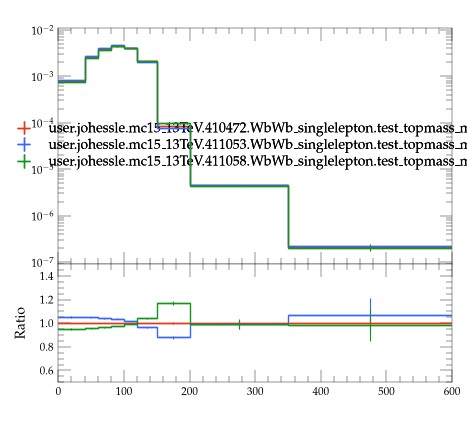

This chart was generated by the following Python code:
#! /usr/bin/env python3

# This Python script was auto-generated using YODA v2.1.2.
# Analysis object: /WbWb_singlelepton/mblmin
# Timestamp: 07-08-2026 (09:26:45)

import matplotlib as mpl
import matplotlib.pyplot as plt
mpl.use('Agg') # comment out for interactive use
import os
import numpy as np
from numpy import nan, inf

plotDir = os.path.split(os.path.realpath(__file__))[0]
if 'YODA_USER_PLOT_PATH' in globals():
    plot_outdir = globals()['YODA_USER_PLOT_PATH']
else:
    plot_outdir = plotDir

#plot style
plt.style.use(os.path.join(plotDir, '../default.mplstyle'))
# plot metadata
figW, figH = plt.rcParams['figure.figsize']
ax_xLabel = ''
ax_yLabel = ''
ax_title  = ''
ax_xScale = 'linear'
ax_yScale = 'log'
xLims = (0.0, 600.0)
yLims = (9e-08, 0.011000000000000001)

# TeX-friendly labels for the legend
labels = {
  'legend' : ([ r"user.johessle.mc15\_13TeV.410472.WbWb\_singlelepton.test\_topmass\_mppui", r"user.johessle.mc15\_13TeV.411053.WbWb\_singlelepton.test\_topmass\_mppui", r"user.johessle.mc15\_13TeV.411058.WbWb\_singlelepton.test\_topmass\_mppui" ], r""),
}

# Adjust canvas width and height
canvasW = 10.0
canvasH = 9.0
figW *= canvasW/10.
figH *= canvasH/9.

# Create figure and axis objects
fig, (ax, ratio0_ax) = plt.subplots(2, 1, sharex=True,
                  figsize=(figW,figH), gridspec_kw={'height_ratios': (6.0, 3.0)})

# Set figure margins
plt.subplots_adjust(
    left   = 1.0 * plt.rcParams['figure.subplot.left'],
    right  = 1.0 * plt.rcParams['figure.subplot.right'],
    top    = 1.0 * plt.rcParams['figure.subplot.top'],
    bottom = 1.0 * plt.rcParams['figure.subplot.bottom'])

ratio0_ax.yaxis.set_major_locator(mpl.ticker.MultipleLocator(0.2))
ratio0_ax.set_ylim(0.5, 1.4999)
ratio0_ax.set_ylabel('Ratio')

# the numerical data is stored in a separate file
dataf = dict()
prefix = os.path.split(__file__)[0]
if prefix:    prefix = prefix + '/'
exec(open(prefix+'mblmin__data.py').read(), dataf)


legend_handles = dict() # keep track of handles for the legend

# style options for curves
# starts at zorder>=5 to draw curve on top of legend
styles = {
  'user.johessle.mc15_13TeV.410472.WbWb_singlelepton.test_topmass_mppui.yoda': {
    'color' : '#EE3311',
    'linestyle' : '-',
    'lineopacity' : 1.0,
    'linewidth' : 1,
    'marker' : 'none',
    'markersize' : 2,
    'capsize' : 0.0,
    'zorder' : 5,
    'histstyle' : 1,
    'drawstyle' : 'steps-pre',
    'xerrorbars' : 1,
    'yerrorbars' : 1,
    'fillcolor' : None,
    'fillopacity' : 1.0,
    'ratio0_linestyle' : '-',
    'ratio0_lineopacity' : 1.0,
    'ratio0_linewidth' : 1,
    'ratio0_marker' : 'none',
    'ratio0_markersize' : 2,
    'ratio0_capsize' : 0.0,
    'ratio0_zorder' : 5,
    'ratio0_histstyle' : 1,
    'ratio0_drawstyle' : 'steps-pre',
    'ratio0_xerrorbars' : 1,
    'ratio0_yerrorbars' : 1,
  },
  'user.johessle.mc15_13TeV.411053.WbWb_singlelepton.test_topmass_mppui.yoda': {
    'color' : '#3366FF',
    'linestyle' : '-',
    'lineopacity' : 1.0,
    'linewidth' : 1,
    'marker' : 'none',
    'markersize' : 2,
    'capsize' : 0.0,
    'zorder' : 6,
    'histstyle' : 1,
    'drawstyle' : 'steps-pre',
    'xerrorbars' : 1,
    'yerrorbars' : 1,
    'fillcolor' : None,
    'fillopacity' : 1.0,
    'ratio0_linestyle' : '-',
    'ratio0_lineopacity' : 1.0,
    'ratio0_linewidth' : 1,
    'ratio0_marker' : 'none',
    'ratio0_markersize' : 2,
    'ratio0_capsize' : 0.0,
    'ratio0_zorder' : 6,
    'ratio0_histstyle' : 1,
    'ratio0_drawstyle' : 'steps-pre',
    'ratio0_xerrorbars' : 1,
    'ratio0_yerrorbars' : 1,
  },
  'user.johessle.mc15_13TeV.411058.WbWb_singlelepton.test_topmass_mppui.yoda': {
    'color' : '#109618',
    'linestyle' : '-',
    'lineopacity' : 1.0,
    'linewidth' : 1,
    'marker' : 'none',
    'markersize' : 2,
    'capsize' : 0.0,
    'zorder' : 7,
    'histstyle' : 1,
    'drawstyle' : 'steps-pre',
    'xerrorbars' : 1,
    'yerrorbars' : 1,
    'fillcolor' : None,
    'fillopacity' : 1.0,
    'ratio0_linestyle' : '-',
    'ratio0_lineopacity' : 1.0,
    'ratio0_linewidth' : 1,
    'ratio0_marker' : 'none',
    'ratio0_markersize' : 2,
    'ratio0_capsize' : 0.0,
    'ratio0_zorder' : 7,
    'ratio0_histstyle' : 1,
    'ratio0_drawstyle' : 'steps-pre',
    'ratio0_xerrorbars' : 1,
    'ratio0_yerrorbars' : 1,
  },
}

# curve from input yoda files in main panel
for label, yvals in dataf['yvals'].items():
    if all(np.isnan(v) for v in dataf['yvals'][label]):
        continue
    tmp = None
    if styles[label]['histstyle']: # draw as histogram
        xpos = dataf['xedges'][label] if styles[label]['drawstyle'] else dataf['xpoints'][label]
        ypos = np.insert(yvals, 0, yvals[0]) if styles[label]['drawstyle'] else yvals
        if styles[label]['fillcolor']: # fill area below curve
            ax.fill_between(xpos, ypos, step='pre',
                            color=styles[label]['fillcolor'],
                            alpha=styles[label]['fillopacity'])
        tmp, = ax.plot(xpos, ypos,
                       color=styles[label]['color'],
                       linestyle=styles[label]['linestyle'],
                       alpha=styles[label]['lineopacity'],
                       linewidth=styles[label]['linewidth'],
                       drawstyle=styles[label]['drawstyle'], solid_joinstyle='miter',
                       zorder=styles[label]['zorder'], label=label)
    tmp = ax.errorbar(dataf['xpoints'][label], yvals,
                      xerr=np.array(dataf['xerrs'][label])*styles[label]['xerrorbars'],
                      yerr=np.array(dataf['yerrs'][label])*styles[label]['yerrorbars'],
                      fmt=styles[label]['marker'], capsize=styles[label]['capsize'],
                      alpha=styles[label]['lineopacity'],
                      markersize=styles[label]['markersize'],
                      ecolor=styles[label]['color'],
                      color=styles[label]['color'], zorder=styles[label]['zorder'])
    tmp[-1][0].set_linestyle(styles[label]['linestyle'])
    tmp[-1][0].set_linewidth(styles[label]['linewidth'])
    if label in dataf['add_legend_handle']:  legend_handles[label] = tmp
    for varLabel in dataf['variation_yvals'].keys():
        if varLabel.startswith(label):
            tmp, = ax.plot(dataf['xedges'][label], dataf['variation_yvals'][varLabel],
                           color=styles[label]['color'],
                           linestyle=styles[label]['linestyle'],
                           linewidth=styles[label]['linewidth'],
                           drawstyle='steps-pre', solid_joinstyle='miter',
                           zorder=styles[label]['zorder'], alpha=0.5)


# plots on ratio panel
# curve from input yoda files in ratio panel
for label, yvals in dataf['ratio0_yvals'].items():
    if all(np.isnan(v) for v in yvals):
        continue
    if styles[label]['ratio0_histstyle']: # plot as histogram
        xpos = dataf['xedges']['user.johessle.mc15_13TeV.410472.WbWb_singlelepton.test_topmass_mppui.yoda'] if styles[label]['ratio0_drawstyle'] else dataf['xpoints']['user.johessle.mc15_13TeV.410472.WbWb_singlelepton.test_topmass_mppui.yoda']
        ypos = np.insert(yvals, 0, yvals[0]) if styles[label]['ratio0_drawstyle'] else yvals
        ratio0_ax.plot(xpos, ypos,
                       color=styles[label]['color'],
                       linewidth=styles[label]['linewidth'],
                       linestyle=styles[label]['ratio0_linestyle'],
                       alpha=styles[label]['ratio0_lineopacity'],
                       drawstyle=styles[label]['ratio0_drawstyle'], zorder=styles[label]['zorder'],
                       solid_joinstyle='miter')
    tmp = ratio0_ax.errorbar(dataf['xpoints']['user.johessle.mc15_13TeV.410472.WbWb_singlelepton.test_topmass_mppui.yoda'], yvals,
                             xerr=np.array(dataf['ref_xerrs'])*styles[label]['ratio0_xerrorbars'],
                             yerr=np.array(dataf['ratio0_yerrs'][label])*styles[label]['ratio0_yerrorbars'],
                             fmt=styles[label]['ratio0_marker'], capsize=styles[label]['ratio0_capsize'],
                             alpha=styles[label]['ratio0_lineopacity'],
                             markersize=styles[label]['ratio0_markersize'],
                             ecolor=styles[label]['color'],
                             color=styles[label]['color'])
    tmp[-1][0].set_linestyle(styles[label]['ratio0_linestyle'])
    tmp[-1][0].set_linewidth(styles[label]['ratio0_linewidth'])

    for varlabel in dataf['ratio0_variation_vals'].keys():
        if varlabel.startswith(label):
            ratio0_ax.plot(dataf['xedges']['user.johessle.mc15_13TeV.410472.WbWb_singlelepton.test_topmass_mppui.yoda'],
                            dataf['ratio0_variation_vals'][varlabel],
                            color=styles[label]['color'],
                            linestyle=styles[label]['linestyle'],
                            linewidth=styles[label]['linewidth'],
                            drawstyle='steps-pre', solid_joinstyle='miter',
                            zorder=1, alpha=0.5)

legend_items = list(legend_handles.values())
ax.add_artist(ax.legend(legend_items,
                        labels['legend'][0],
                        title=labels['legend'][1],
                        alignment='left',
                        loc='center',
                        bbox_to_anchor=(0.5, 0.5)))

# set plot metadata as defined above
ratio0_ax.set_xlabel(ax_xLabel)
ratio0_ax.xaxis.set_label_coords(1., -0.15)
ax.set_ylabel(ax_yLabel, ha='right', va='top')
ax.yaxis.set_label_coords(-0.11, 1.0)
ax.set_title(ax_title, loc='left')
ax.set_xscale(ax_xScale)
ax.set_yscale(ax_yScale)
ratio0_ax.set_yscale('linear')
ax.set_xlim(xLims)
ax.set_ylim(yLims)

# tick formatting
plt.rcParams['xtick.top'] = True
plt.rcParams['ytick.right'] = True
ax.yaxis.set_major_locator(mpl.ticker.LogLocator(base=10.0, numticks=np.inf))
ax.yaxis.set_minor_locator(mpl.ticker.LogLocator(
                           base=10.0, subs=np.arange(0.1, 1, 0.1), numticks=np.inf))
fig.align_ylabels((ax, ratio0_ax))
plt.savefig(os.path.join(plot_outdir, 'mblmin.pdf'), format='PDF')
plt.savefig(os.path.join(plot_outdir, 'mblmin.png'), format='PNG')

plt.close(fig)
